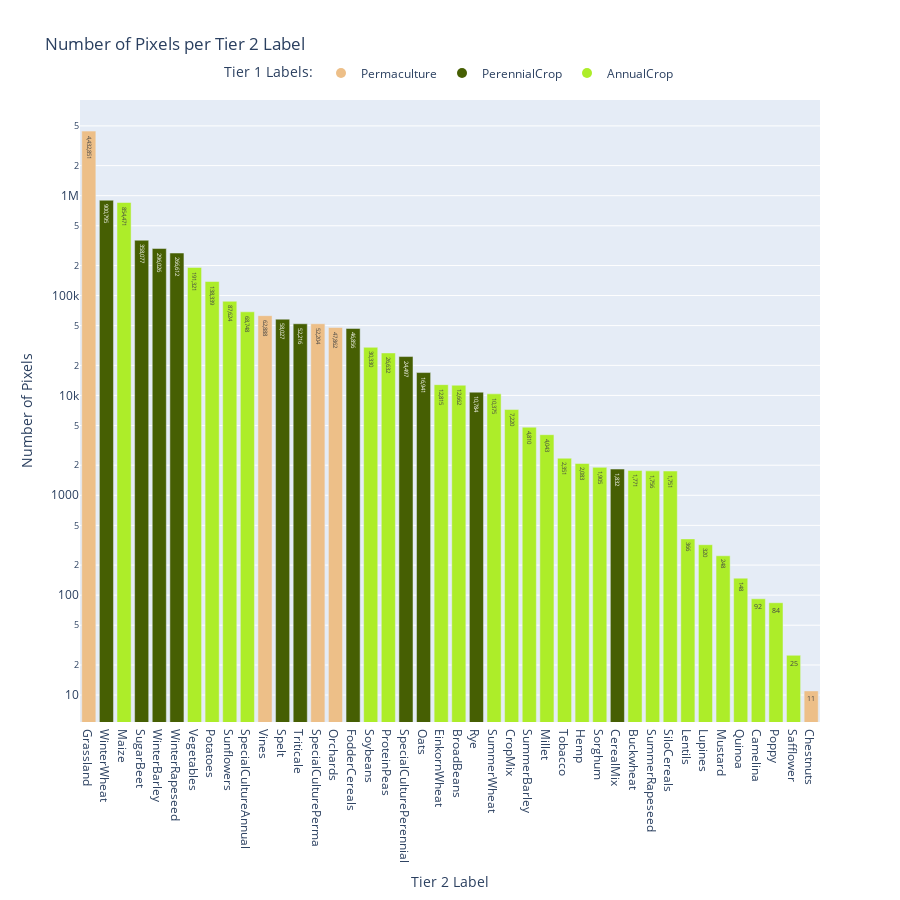

Notebook code for this chart:
### Code cell
tier2_keys = [i for i in pixels_by_tier_category['tier2'].keys() if i != 0]
tier2_labels = [f"{dataset_info['tier2'][i]}" for i in tier2_keys]
tier2_pixels = [pixels_by_tier_category['tier2'][i] for i in tier2_keys]
tier2_to_tier1 = [dataset_info['tier2_to_tier1'][i] for i in tier2_keys]

tier2_data = pd.DataFrame({
    'tier2_label': tier2_labels,
    'count': tier2_pixels,
    'tier1_label': [dataset_info['tier1'][tier1_index] for tier1_index in tier2_to_tier1]
})
tier2_data = tier2_data.sort_values(by='count', ascending=False)

# Create a unique color for each tier1 category
random.seed(9)
color_map = {tier: f'rgba({random.randint(0, 255)}, {random.randint(0, 255)}, {random.randint(0, 255)}, 1)' for tier in tier2_data['tier1_label'].unique()}
bar_colors = tier2_data['tier1_label'].map(color_map)

fig = go.Figure()

fig.add_trace(go.Bar(
    x=tier2_data['tier2_label'],
    y=tier2_data['count'],
    marker_color=bar_colors,
    text=[f"{count:,}" for tier2, count in zip(tier2_data['tier2_label'], tier2_data['count'])],
    showlegend=False  # Hide the bar trace from the legend
))

fig.update_traces(
    hovertemplate="<b>%{x}</b><br>Count: %{y}<br>Tier 1: %{text}"
)

legend_items = [go.Scatter(
    x=[None], y=[None],
    mode='markers',
    marker=dict(size=10, color=color),
    legendgroup=tier,
    showlegend=True,
    name=tier
) for tier, color in color_map.items()]

for item in legend_items:
    fig.add_trace(item)

fig.update_layout(
    title="Number of Pixels per Tier 2 Label",
    xaxis_title="Tier 2 Label",
    yaxis_title="Number of Pixels",
    yaxis_type="log",
    height=900,
    showlegend=True,
    legend=dict(
        title="Tier 1 Labels:",
        orientation="h",  # Horizontal orientation
        yanchor="bottom",
        y=1.02,
        xanchor="center",
        x=0.5
    )
)

fig.write_image("../assets/ZueriCrop_2.0_Seasonality_Tier_2_Class_Distribution.pdf", width=1200, height=600)

fig.show()

### Figure 1 — Plotly figure (JSON) as saved in the notebook; plotly's stock layout.template omitted (floating-point values rounded to 4 significant figures)
{"data": [{"hovertemplate": "<b>%{x}</b><br>Count: %{y}<br>Tier 1: %{text}", "marker": {"color": ["rgba(237, 191, 136, 1)", "rgba(70, 95, 3, 1)", "rgba(173, 237, 41, 1)", "rgba(70, 95, 3, 1)", "rgba(70, 95, 3, 1)", "rgba(70, 95, 3, 1)", "rgba(173, 237, 41, 1)", "rgba(173, 237, 41, 1)", "rgba(173, 237, 41, 1)", "rgba(173, 237, 41, 1)", "rgba(237, 191, 136, 1)", "rgba(70, 95, 3, 1)", "rgba(70, 95, 3, 1)", "rgba(237, 191, 136, 1)", "rgba(237, 191, 136, 1)", "rgba(70, 95, 3, 1)", "rgba(173, 237, 41, 1)", "rgba(173, 237, 41, 1)", "rgba(70, 95, 3, 1)", "rgba(70, 95, 3, 1)", "rgba(173, 237, 41, 1)", "rgba(173, 237, 41, 1)", "rgba(70, 95, 3, 1)", "rgba(173, 237, 41, 1)", "rgba(173, 237, 41, 1)", "rgba(173, 237, 41, 1)", "rgba(173, 237, 41, 1)", "rgba(173, 237, 41, 1)", "rgba(173, 237, 41, 1)", "rgba(173, 237, 41, 1)", "rgba(70, 95, 3, 1)", "rgba(173, 237, 41, 1)", "rgba(173, 237, 41, 1)", "rgba(173, 237, 41, 1)", "rgba(173, 237, 41, 1)", "rgba(173, 237, 41, 1)", "rgba(173, 237, 41, 1)", "rgba(173, 237, 41, 1)", "rgba(173, 237, 41, 1)", "rgba(173, 237, 41, 1)", "rgba(173, 237, 41, 1)", "rgba(237, 191, 136, 1)"]}, "showlegend": false, "text": ["4,432,851", "900,795", "854,471", "358,077", "296,026", "266,612", "191,321", "138,339", "87,624", "68,748", "62,888", "58,027", "52,216", "52,204", "47,862", "46,856", "30,330", "26,632", "24,497", "16,941", "12,815", "12,662", "10,784", "10,375", "7,220", "4,810", "4,043", "2,351", "2,083", "1,905", "1,832", "1,771", "1,756", "1,751", "366", "320", "248", "148", "92", "84", "25", "11"], "type": "bar", "x": ["Grassland", "WinterWheat", "Maize", "SugarBeet", "WinterBarley", "WinterRapeseed", "Vegetables", "Potatoes", "Sunflowers", "SpecialCultureAnnual", "Vines", "Spelt", "Triticale", "SpecialCulturePerma", "Orchards", "FodderCereals", "Soybeans", "ProteinPeas", "SpecialCulturePerennial", "Oats", "EinkornWheat", "BroadBeans", "Rye", "SummerWheat", "CropMix", "SummerBarley", "Millet", "Tobacco", "Hemp", "Sorghum", "CerealMix", "Buckwheat", "SummerRapeseed", "SiloCereals", "Lentils", "Lupines", "Mustard", "Quinoa", "Camelina", "Poppy", "Safflower", "Chestnuts"], "y": [4432851, 900795, 854471, 358077, 296026, 266612, 191321, 138339, 87624, 68748, 62888, 58027, 52216, 52204, 47862, 46856, 30330, 26632, 24497, 16941, 12815, 12662, 10784, 10375, 7220, 4810, 4043, 2351, 2083, 1905, 1832, 1771, 1756, 1751, 366, 320, 248, 148, 92, 84, 25, 11]}, {"legendgroup": "Permaculture", "marker": {"color": "rgba(237, 191, 136, 1)", "size": 10}, "mode": "markers", "name": "Permaculture", "showlegend": true, "type": "scatter", "x": [null], "y": [null]}, {"legendgroup": "PerennialCrop", "marker": {"color": "rgba(70, 95, 3, 1)", "size": 10}, "mode": "markers", "name": "PerennialCrop", "showlegend": true, "type": "scatter", "x": [null], "y": [null]}, {"legendgroup": "AnnualCrop", "marker": {"color": "rgba(173, 237, 41, 1)", "size": 10}, "mode": "markers", "name": "AnnualCrop", "showlegend": true, "type": "scatter", "x": [null], "y": [null]}], "layout": {"height": 900, "legend": {"orientation": "h", "title": {"text": "Tier 1 Labels:"}, "x": 0.5, "xanchor": "center", "y": 1.02, "yanchor": "bottom"}, "showlegend": true, "title": {"text": "Number of Pixels per Tier 2 Label"}, "xaxis": {"title": {"text": "Tier 2 Label"}}, "yaxis": {"title": {"text": "Number of Pixels"}, "type": "log"}}}
